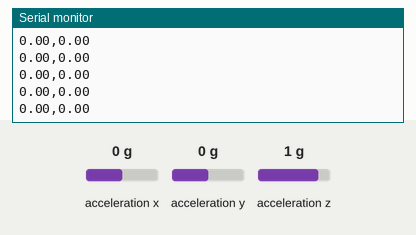
This sketch was run on a simulated Arduino Nano 33 BLE. Shown: the last lines printed to the serial monitor. The test bench sets the inputs (shaded band); at power-on: acceleration x 0 g, acceleration y 0 g, acceleration z 1 g.

Above: at 1.2 s.
1.3 s: acceleration x set to -1.4 g
At 1.32 s:
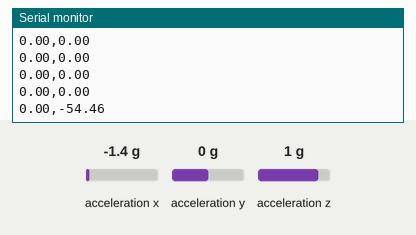
2.8 s: acceleration y set to -1.4 g
At 2.84 s:
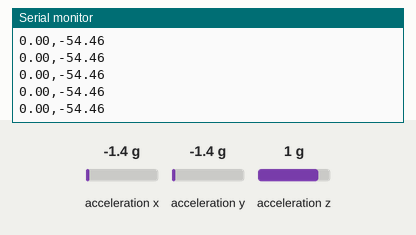
4.3 s: acceleration z set to -1.4 g
At 4.37 s:
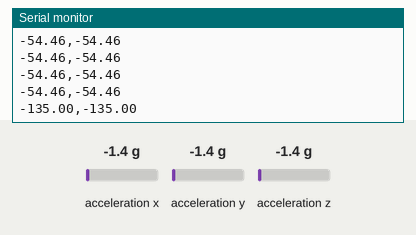
Timing chart, 0 to 7.3 s (numbered marks = the images above; inputs shaded):
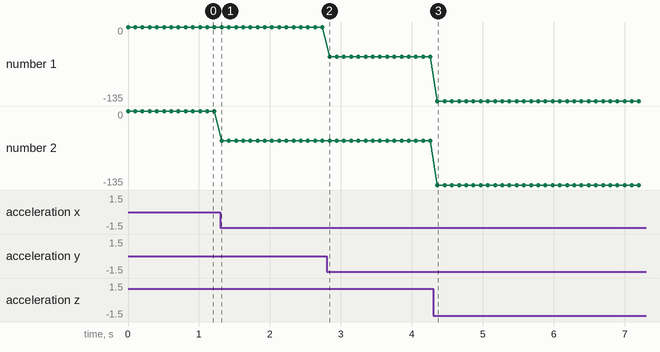

Measured:
- after the input at 1.3 s, the serial monitor: prints a new line at once (image 1)
- after the input at 4.3 s, the serial monitor: prints a new line after 0.06 s (image 3)
- plotted number 1: -54.46 → -135 after the input at 4.3 s
- plotted number 2: 0 → -54.46 after the input at 1.3 s, -54.46 → -135 after the input at 4.3 s

The sketch:

pr_angle_for_nanoblesense.ino
```cpp
#include <Arduino_LSM9DS1.h>
#include "math.h"

void setup() {
    Serial.begin(9600);
    while (!Serial);
    if (!IMU.begin()) {
        while (1);
    }

}

void loop() {
    float x, y, z;

    if (IMU.accelerationAvailable()) {
        IMU.readAcceleration(x, y, z);

        Serial.print(atan2(y, z)*180./PI);
        Serial.print(",");
        Serial.println(atan2(x, z)*180./PI);
    }
    delay(100);
}
```
